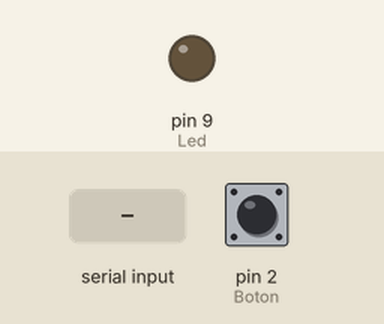
This sketch was run on a simulated Arduino Uno, built with avr-gcc and run on an emulated ATmega328P. Parts: output pins drawn as LEDs (lit = HIGH). The test bench sets the inputs (shaded band); at power-on: pin 2 (Boton) HIGH.

Above: at 1.2 s.
1.3 s: "H" received over Serial
At 2.2 s:
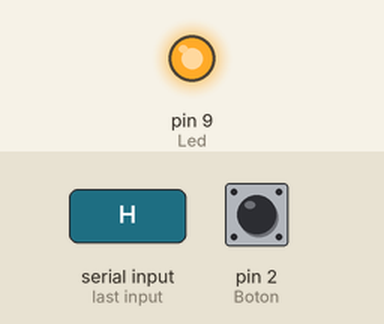
4.4 s: "L" received over Serial
At 5.8 s:
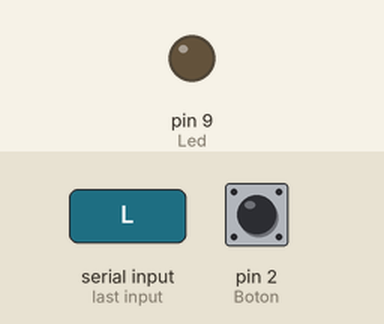
Timing chart, 0 to 7.4 s (numbered marks = the images above; inputs shaded):
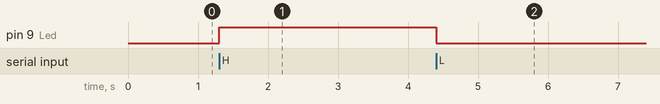

Measured:
- after the input at 1.3 s, pin 9 (Led): LOW → HIGH at once
- after the input at 4.4 s, pin 9 (Led): HIGH → LOW at once

The sketch:

ChatBotArduino.ino
```cpp
// Creado ChepeCarlos de ALSW
// Tutorial Completo en https://nocheprogramacion.com
// Canal Youtube https://youtube.com/alswnet?sub_confirmation=1

int Boton = 2;
int Led = 9;

void setup() {
  Serial.begin(9600);
  pinMode(Boton, INPUT_PULLUP);
  pinMode(Led, OUTPUT);
}

void loop() {
  if (digitalRead(Boton) == 0) {
    Serial.println("H");
    delay(500);
  }

  if (Serial.available()) {
    char Letra = Serial.read();
    if (Letra == 'H') {
      digitalWrite(Led, HIGH);
    }
    else if (Letra == 'L') {
      digitalWrite(Led, LOW);
    }
  }
}
```
